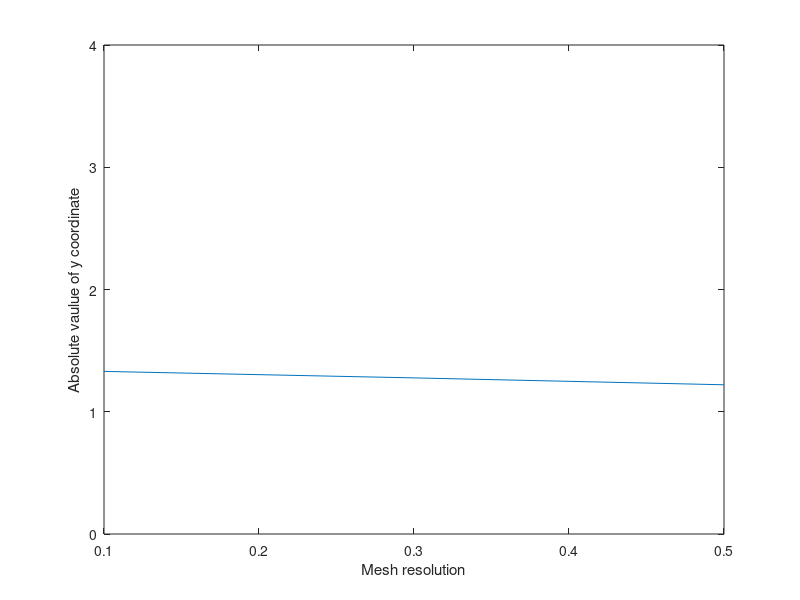

This figure's MATLAB source:
resolutions = [0.1, 0.3, 0.5];
ycoordv1 = [6.841, 2.2937, 1.7328, 1.3259, 1.2859];
ycoordv2 = [1.3301, 1.277, 1.2207];
plot(resolutions, ycoordv2);
xlabel('Mesh resolution');
ylabel('Absolute vaulue of y coordinate');
ylim([0 4]);